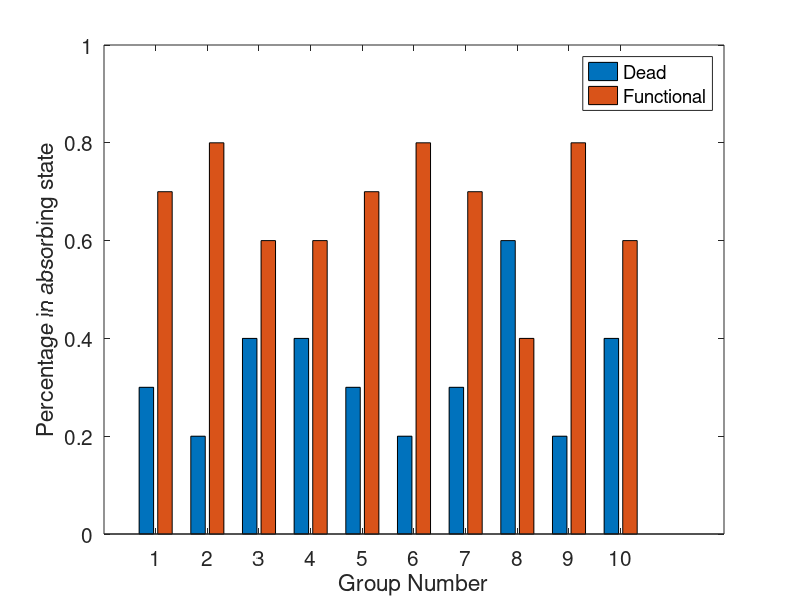
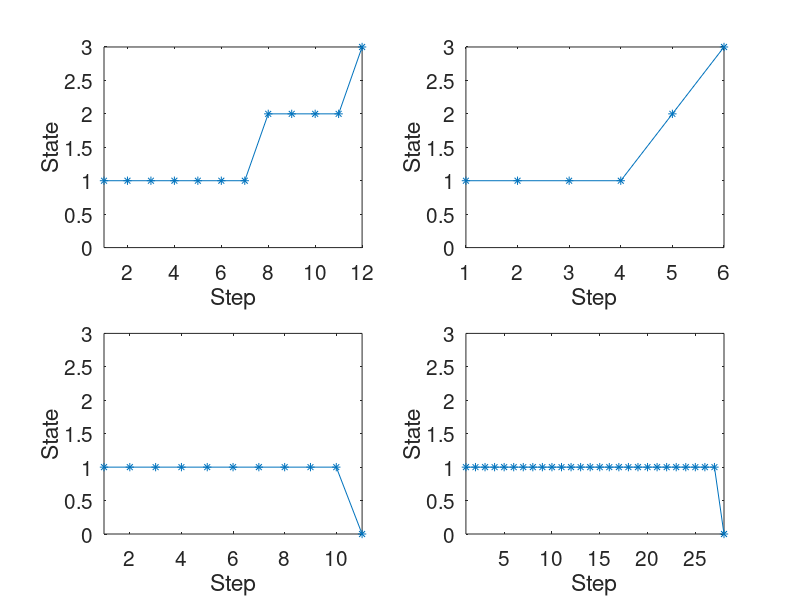

Here is the MATLAB script that generated these plots, in order:
function propToFunctional = task1d()
P = [1,    0,    0,    0; %The Markov chain
     0.05, 0.85, 0.10, 0; %(dead,very sick,sick,functional)
     0,    0.05, 0.65, 0.3;
     0,    0,    0,    1];
n = 100; %number of "experiments"
%initialize memory space for the chain:
absorbedState = zeros(2,n);%(absorbed state;num. steps)
changeCond = [0,0,0,0];%prob. to go to another or same state
first4 = zeros(4,1);
for ex = 1:n
    numSteps = 0;
    prevState = 1;%Always start as very sick
    while prevState ~= 0 && prevState ~= 3
        numSteps = numSteps+1;
        if ex<5
            first4(ex,numSteps) = prevState;
        end
        x = rand(); %Random number between 0 and 1. Used to choose the next state
        changeCond(1) = P(prevState+1,1);
        changeCond(2) = P(prevState+1,2);
        changeCond(3) = P(prevState+1,3);
        changeCond(4) = P(prevState+1,4);
        %Choosing next state according to current state
        if x < changeCond(1)
            prevState = 0;
        elseif x < changeCond(2)+changeCond(1)
            prevState = 1;
        elseif x < changeCond(3)+changeCond(2)+changeCond(1)
            prevState = 2;
        else
            prevState = 3;
        end
    end
    first4(ex,numSteps+1) = prevState;
    absorbedState(1,ex) = prevState;
    absorbedState(2,ex) = numSteps;
end
propToFunctional = sum(absorbedState(1,:)==3)/n;
numInGroup = n/10;
absorbedInGroup = zeros(10,2);%(dead;functional)
for group = 1:10
   absorbedInGroup(group,1) = ...
       sum(absorbedState(1,(group-1)*numInGroup+1:group*numInGroup)==0);
   absorbedInGroup(group,2) = ...
       sum(absorbedState(1,(group-1)*numInGroup+1:group*numInGroup)==3);
end
%plot 4 different
figure(1)
bar(absorbedInGroup./numInGroup);
xlabel('Group Number')
ylabel('Percentage in absorbing state')
legend('Dead','Functional')
set(gca,'fontsize',15)
ylim([0 1])
%plot 4 different simulations
figure(2)
title('Variability in the stochastic process')
hold on
for fig = 1:4
    subplot(2,2,fig)
    y = 0;
    for i = 1:length(first4)
        y(i) = first4(fig,i);
        if first4(fig,i) == 0 || first4(fig,i) == 3
            break
        end
    end
    plot(1:length(y),y,'*-');
    ylim([0 3])
    xlim([1 length(y)])
    set(gca,'fontsize',15)
    xlabel('Step')
    ylabel('State')
end



